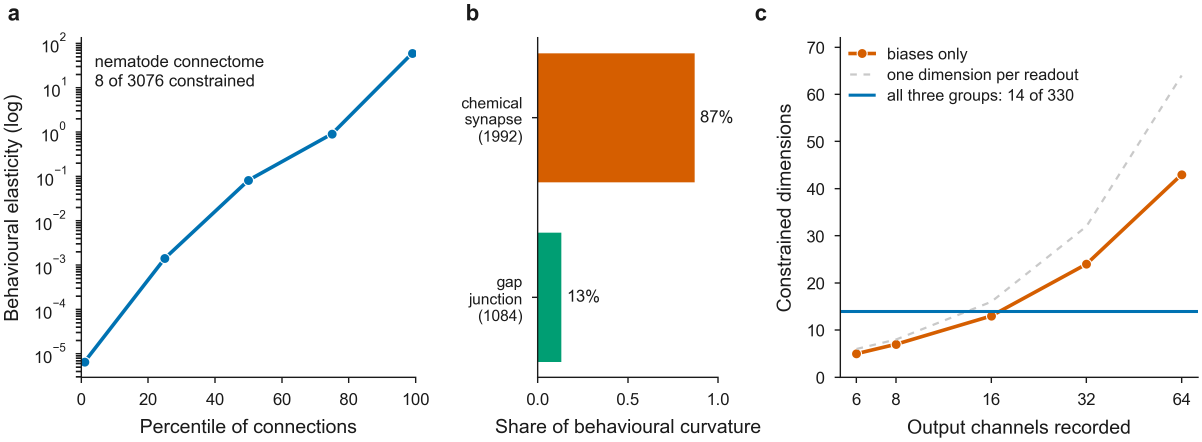
#> input picture paper/figures/Fig_connectome_curvature.png, 3605 x 1324 px (shown at 1/3 size)
$ python _fig_measurement.py
#> lines starting #> are read from the running program, lines starting #| are printed output that depends on the picture
"""Compose the measurement figure: the connectome-scale curvature (panels a-c)
stacked over the named-conductance and FlyGym panels (d, e).

Sources are the owner-script outputs; regenerate them first if they changed:
    python scripts/_redraw_fig2_three.py      # Fig_connectome_curvature.png  (a-c)
    python scripts/_compose_panels.py         # Fig_channels_flygym.png       (d, e)
"""
import os
from PIL import Image

HERE = os.path.dirname(os.path.abspath(__file__))
FIG = os.path.join(HERE, "..", "paper", "figures")

top = Image.open(os.path.join(FIG, "Fig_connectome_curvature.png"))
#> top is the input picture: PIL image 3605x1324 RGBA; mean R, G, B, A 244.2, 240.8, 237.1, 255
bot = Image.open(os.path.join(FIG, "Fig_channels_flygym.png"))
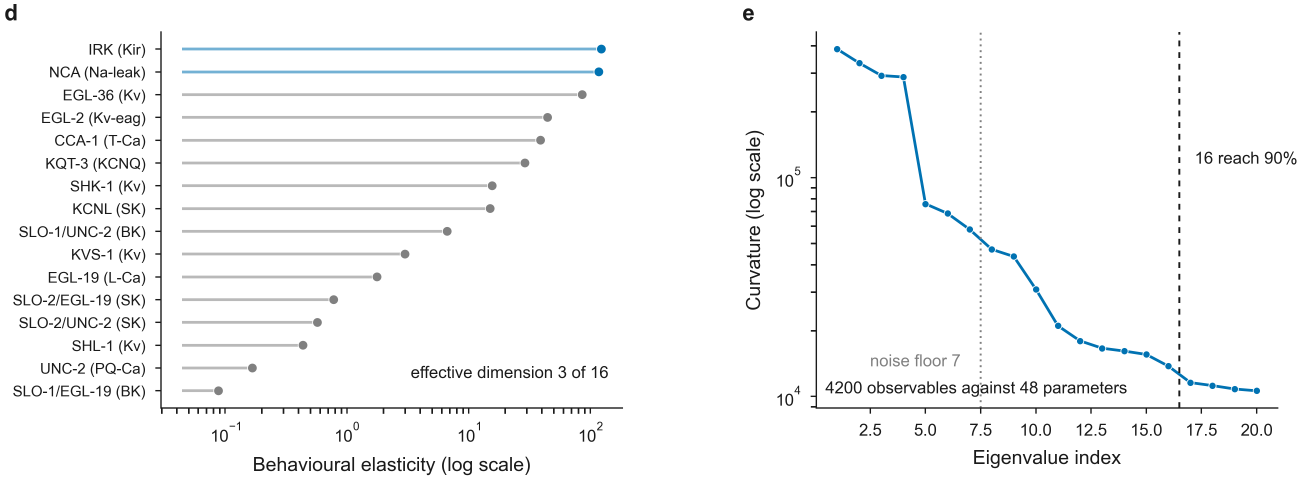
#> input picture paper/figures/Fig_channels_flygym.png, 3905 x 1436 px (shown at 1/3 size)
#> bot is the input picture: PIL image 3905x1436 RGBA; mean R, G, B, A 247.2, 247.8, 248.1, 255

W = max(top.width, bot.width)
#> W = 3905
def fit(im):
    if im.width == W:
        return im
    return im.resize((W, round(im.height * W / im.width)), Image.LANCZOS)
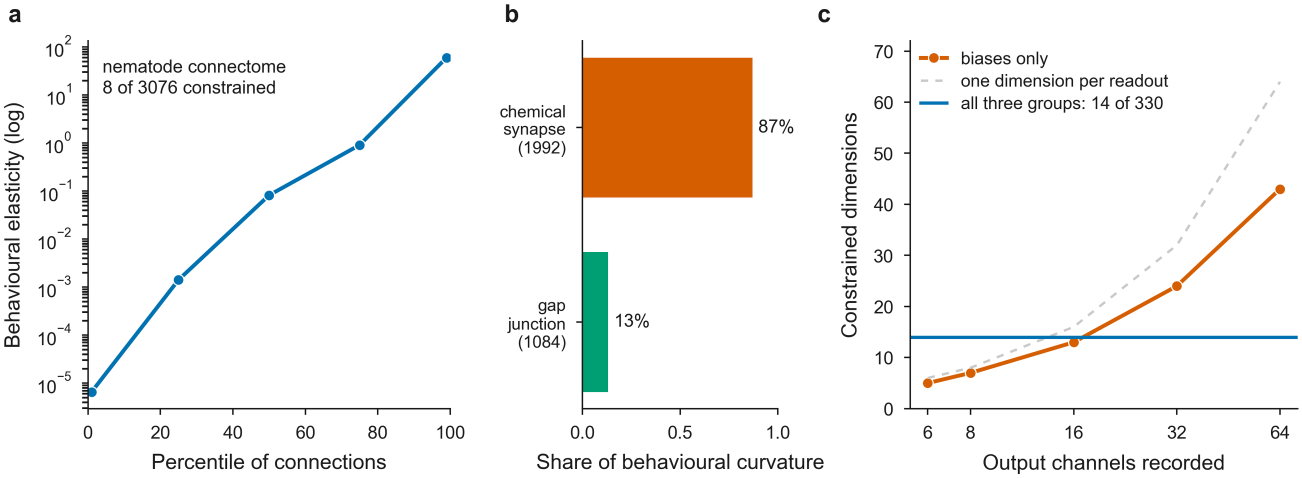
#> returned value: PIL image 3905x1434 RGBA (shown at 1/3 size); mean R, G, B, A 244.1, 240.7, 236.9, 255

top, bot = fit(top), fit(bot)
GAP = round(W * 0.012)
#> GAP = 47
out = Image.new("RGB", (W, top.height + GAP + bot.height), "white")
#> out: PIL image 3905x2917 RGB; every value is 255
out.paste(top, (0, 0))
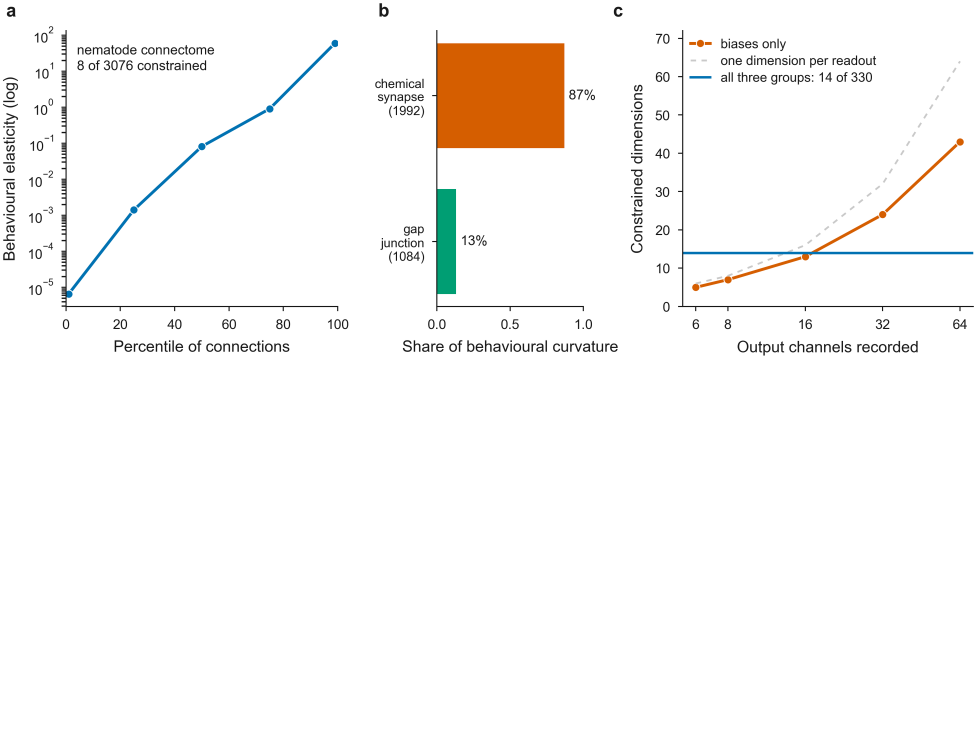
#> out: PIL image 3905x2917 RGB (shown at 1/4 size); mean R, G, B 249.6, 248, 246.1
out.paste(bot, (0, top.height + GAP))
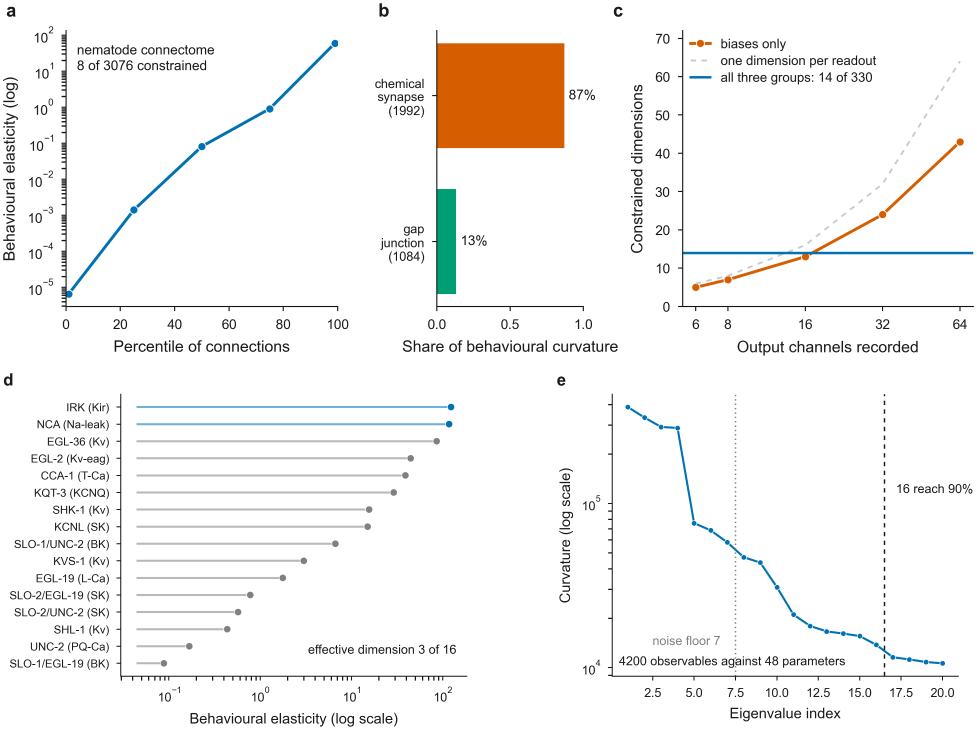
#> out: PIL image 3905x2917 RGB (shown at 1/4 size); mean R, G, B 245.8, 244.4, 242.7
p = os.path.join(FIG, "Fig_measurement.png")
out.save(p, dpi=(600, 600))
print("Fig_measurement.png  %dx%d  ratio %.2f  = %.0f mm at 300 dpi"
      % (out.width, out.height, out.width / out.height, out.width / 300 * 25.4))
#| Fig_measurement.png  3905x2917  ratio 1.34  = 331 mm at 300 dpi
